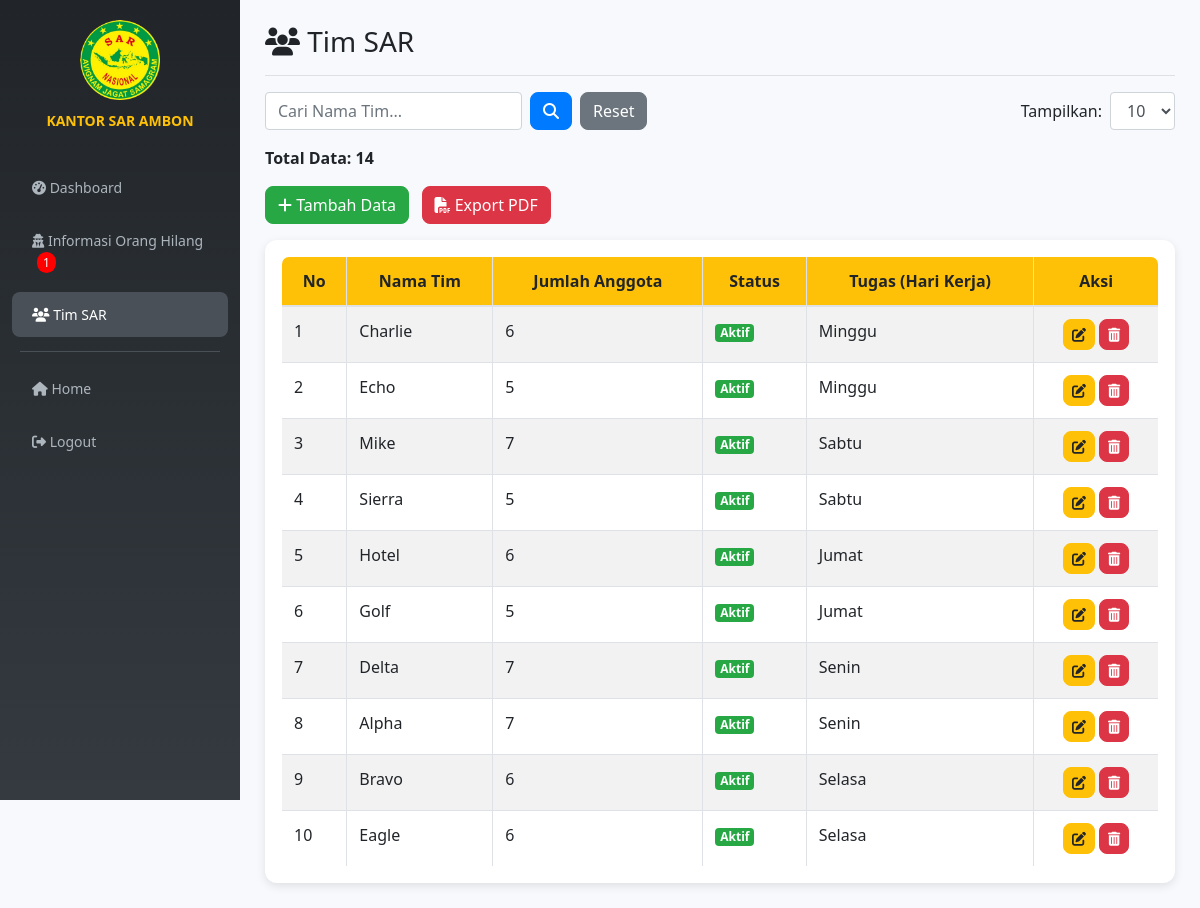
The app's page /tim_sar.php (signed in) with its own data.
### tables this page shows
CREATE TABLE `tim_sar` (
  `id` int(10) NOT NULL,
  `Nama_tim` varchar(255) NOT NULL,
  `Jumlah_Anggota` varchar(100) NOT NULL,
  `Status` varchar(20) NOT NULL DEFAULT '0',
  `Tugas` varchar(15) NOT NULL
);

### tim_sar.php (the view, shortened to what this page needs)
<?php
include 'db.php';
$result = mysqli_query($conn, "SELECT COUNT(*) as total FROM laporan_orang_hilang WHERE Status = 0");
$row = mysqli_fetch_assoc($result);
$totalBelum = $row['total'];
$search = isset($_GET['search']) ? mysqli_real_escape_string($conn, $_GET['search']) : '';
$limit = isset($_GET['limit']) ? (int)$_GET['limit'] : 10;
if ($search !== '') {
    $data = mysqli_query($conn, "SELECT * FROM tim_sar WHERE Nama_tim LIKE '%$search%' ORDER BY id DESC LIMIT $limit");
    $total_query = mysqli_query($conn, "SELECT COUNT(*) AS total FROM tim_sar WHERE Nama_tim LIKE '%$search%'");
} else {
    $data = mysqli_query($conn, "SELECT * FROM tim_sar ORDER BY id DESC LIMIT $limit");
    $total_query = mysqli_query($conn, "SELECT COUNT(*) AS total FROM tim_sar");
}
$total_result = mysqli_fetch_assoc($total_query);
$total_data = $total_result['total'];
?>
<!doctype html>
<html lang="id">
<head>
    <link rel="stylesheet" href="https://cdn.jsdelivr.net/npm/bootstrap@4.3.1/dist/css/bootstrap.min.css">
    <link rel="stylesheet" href="https://cdnjs.cloudflare.com/ajax/libs/font-awesome/6.5.0/css/all.min.css">
</head>
<body>
<div class="sidebar">
    <img src="logooo.png" alt="Logo SAR">
    <div class="title">KANTOR SAR AMBON</div>
    <a href="admin.php"><i class="fas fa-tachometer-alt"></i> Dashboard</a>
    <a href="informasi_orang_hilang.php">
        <i class="fas fa-user-secret"></i> Informasi Orang Hilang
        <?php if ($totalBelum > 0): ?>
            <span style="background:red; color:white; padding:2px 6px; border-radius:12px; font-size:12px; margin-left:5px;">
                <?= $totalBelum ?>
            </span>
        <?php endif; ?></a>
    <a href="tim_sar.php" class="active"><i class="fas fa-users"></i> Tim SAR</a>
    <hr>
    <a href="index.php"><i class="fas fa-home"></i> Home</a>
    <a href="logout.php"><i class="fas fa-sign-out-alt"></i> Logout</a>
</div>
<div class="content">
    <h3 class="mb-3"><i class="fas fa-users"></i> Tim SAR</h3>
    <hr>
    <div class="d-flex justify-content-between mb-3">
        <form method="GET" class="form-inline">
            <input type="text" name="search" class="form-control mr-2" placeholder="Cari Nama Tim..." value="<?= htmlspecialchars($search) ?>">
            <button type="submit" class="btn btn-primary mr-2"><i class="fas fa-search"></i></button>
            <a href="tim_sar.php" class="btn btn-secondary">Reset</a>
        </form>
        <form method="GET" class="form-inline">
            <label class="mr-2 mb-0">Tampilkan:</label>
            <select name="limit" class="form-control" onchange="this.form.submit()">
                <option value="10" <?= $limit == 10 ? 'selected' : '' ?>>10</option>
            </select>
        </form>
    </div>
    <div class="mb-3">
        <strong>Total Data: <?= $total_data ?></strong>
    </div>
    <button class="btn btn-success mb-3" data-toggle="modal" data-target="#modalTambah"><i class="fas fa-plus"></i> Tambah Data</button> &nbsp;
    <button class="btn btn-danger mb-3" onclick="konfirmasiExport()">
        <i class="fas fa-file-pdf"></i> Export PDF
    </button>
    <div class="card p-3">
        <table class="table table-bordered table-striped mb-0">
            <thead>
                <tr class="text-center">
                    <th>No</th>
                    <th>Nama Tim</th>
                    <th>Jumlah Anggota</th>
                    <th>Status</th>
                    <th>Tugas (Hari Kerja)</th>
                    <th>Aksi</th>
                </tr>
            </thead>
            <tbody>
                <?php $no = 1; while ($row = mysqli_fetch_array($data)) { ?>
                <tr>
                    <td><?= $no++ ?></td>
                    <td><?= htmlspecialchars($row['Nama_tim']) ?></td>
                    <td><?= $row['Jumlah_Anggota'] ?></td>
                    <td><span class="badge badge-<?= $row['Status']=='Aktif'?'success':($row['Status']=='Bertugas'?'warning':'secondary') ?>">
                        <?= $row['Status'] ?></span></td>
                    <td><?= htmlspecialchars($row['Tugas']) ?></td>
                    <td class="text-center">
                        <a href="edit_tim_sar.php?id=<?= $row['id'] ?>" class="btn btn-warning btn-sm" title="Edit">
                            <i class="fas fa-edit"></i>
                        </a>
                        <button class="btn btn-danger btn-sm" onclick="confirmDelete(<?= $row['id'] ?>)" title="Hapus">
                            <i class="fas fa-trash-alt"></i>
                        </button>
                    </td>
                </tr>
                <?php } ?>
            </tbody>
        </table>
    </div>
</div>
</body>
</html>

### tim_sar.php (style rules this page uses)
body { font-family: 'Segoe UI', sans-serif; background: #f7f9fc; }
.sidebar { position: fixed; top: 0; left: 0; width: 240px; height: 100vh; background: linear-gradient(180deg, #212529, #343a40); color: #fff; display: flex; flex-direction: column; padding-top: 20px; }
.sidebar img { width: 80px; margin: 0 auto 10px; }
.sidebar .title { text-align: center; font-weight: bold; margin-bottom: 30px; font-size: 14px; color: #ffc107; }
.sidebar a { color: #adb5bd; display: block; padding: 12px 20px; font-size: 14px; border-radius: 8px; margin: 4px 12px; transition: all 0.3s; }
.sidebar a:hover, .sidebar a.active { background: #495057; color: #fff; text-decoration: none; }
.sidebar hr { border-top: 1px solid #495057; margin: 10px 20px; }
.content { margin-left: 240px; padding: 25px; }
.card { border: none; border-radius: 12px; box-shadow: 0 3px 10px rgba(0,0,0,0.1); }
.btn { border-radius: 8px; }
table { background: #fff; border-radius: 8px; overflow: hidden; }
thead { background: #ffc107; color: #212529; }

### records on screen
tim_sar: Nama_tim "Charlie", Jumlah_Anggota "6", Status "Aktif", Tugas "Minggu"
tim_sar: Nama_tim "Echo", Jumlah_Anggota "5", Status "Aktif", Tugas "Minggu"
tim_sar: Nama_tim "Mike", Jumlah_Anggota "7", Status "Aktif", Tugas "Sabtu"
tim_sar: Nama_tim "Sierra", Jumlah_Anggota "5", Status "Aktif", Tugas "Sabtu"
tim_sar: Nama_tim "Hotel", Jumlah_Anggota "6", Status "Aktif", Tugas "Jumat"
tim_sar: Nama_tim "Golf", Jumlah_Anggota "5", Status "Aktif", Tugas "Jumat"
tim_sar: Nama_tim "Delta", Jumlah_Anggota "7", Status "Aktif", Tugas "Senin"
tim_sar: Nama_tim "Alpha", Jumlah_Anggota "7", Status "Aktif", Tugas "Senin"
tim_sar: Nama_tim "Bravo", Jumlah_Anggota "6", Status "Aktif", Tugas "Selasa"
tim_sar: Nama_tim "Eagle", Jumlah_Anggota "6", Status "Aktif", Tugas "Selasa"

### other values on screen
$totalBelum "1"
$total_data "14"
